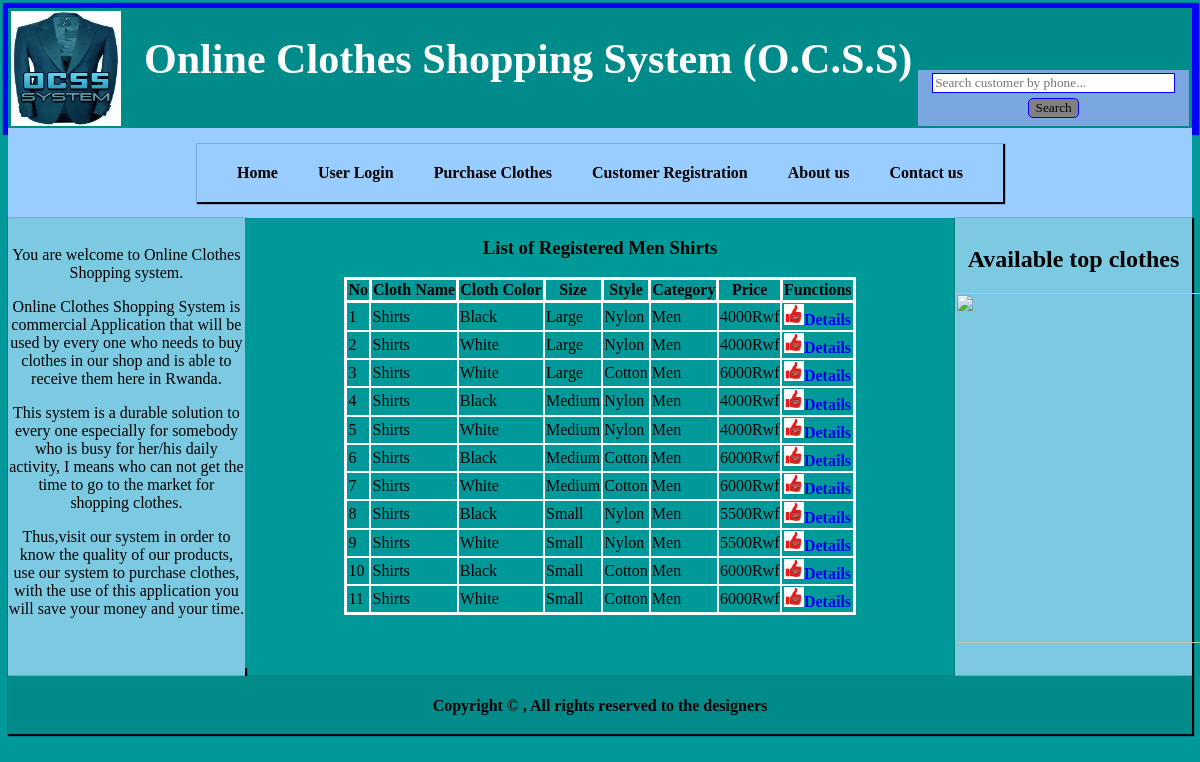
Screenshot of /men_shirts.php with the database file from the repository.
### tables this page shows
CREATE TABLE IF NOT EXISTS `cloth_in` (
  `id` int(11) NOT NULL AUTO_INCREMENT,
  `stock_code` varchar(10) NOT NULL,
  `name` varchar(20) NOT NULL,
  `color` varchar(20) DEFAULT NULL,
  `size` varchar(20) NOT NULL,
  `style` varchar(20) NOT NULL,
  `category` varchar(20) NOT NULL,
  `picture` varchar(20) NOT NULL,
  `quantity` int(11) NOT NULL,
  `price` int(11) NOT NULL,
  `total` int(11) NOT NULL,
  `post_price` int(11) NOT NULL,
  PRIMARY KEY (`id`),
  UNIQUE KEY `stock_code` (`stock_code`)
);

CREATE TABLE IF NOT EXISTS `type` (
  `id` int(11) NOT NULL AUTO_INCREMENT,
  `type_name` varchar(30) DEFAULT NULL,
  PRIMARY KEY (`id`)
);

CREATE TABLE IF NOT EXISTS `size` (
  `id` int(11) NOT NULL AUTO_INCREMENT,
  `size_name` varchar(20) NOT NULL,
  PRIMARY KEY (`id`)
);

### clothes_class.php (called while the page is built, shortened)
<?php
class Clothes {
    private $id;
    private $name;
    private $color;
    private $size;
    private $style;
    private $category;
    private $post_price;
    public function setId($id) {
        $this->id = $id;
    }
    public function getId() {
        return $this->id;
    }
    public function setName($name) {
        $this->name = $name;
    }
    public function getName() {
        return $this->name;
    }
    public function setColor($color) {
        $this->color = $color;
    }
    public function getColor() {
        return $this->color;
    }
    public function setSize($size) {
        $this->size = $size;
    }
    public function getSize() {
        return $this->size;
    }
    public function setStyle($style) {
        $this->style = $style;
    }
    public function getStyle() {
        return $this->style;
    }
    public function setCategory($category) {
        $this->category = $category;
    }
    public function getCategory() {
        return $this->category;
    }
    public function setPost_price($post_price) {
        $this->post_price = $post_price;
    }
    public function getPost_price() {
        return $this->post_price;
    }
    public function menShirtsView() {
        $query = sprintf("SELECT co.id, s.stock_code,t.type_name,co.color,z.size_name,co.style,co.category, co.picture, co.quantity,co.post_price,co.total FROM cloth_in co, size z, type t, stock s WHERE co.category='Men' and name='Shirts' and co.size=z.size_name and co.name=t.type_name and co.stock_code=s.stock_code");
        $result = mysql_query($query);
        $index = 0;
        while ($row = mysql_fetch_array($result)) {
            $clothe[$index] = new Clothes();
            $clothe[$index] -> setId($row['id']);
            $clothe[$index] ->setStock_code($row['stock_code']);
            $clothe[$index] ->setName($row['type_name']);
            $clothe[$index] ->setColor($row['color']);
            $clothe[$index] ->setSize($row['size_name']);
            $clothe[$index] ->setStyle($row['style']);
            $clothe[$index] ->setCategory($row['category']);
            $clothe[$index] ->setPicture($row['picture']);
            $clothe[$index] -> setQuantity($row['quantity']);
            $clothe[$index] -> setPost_price($row['post_price']);
            $clothe[$index] -> setTotal($row['total']);
            $index ++;
        }
        return $clothe;
    }
}
?>

### men_shirts.php (the view, shortened to what this page needs)
<html>
<head>
<link rel="stylesheet" type="text/css" href="style.css">
</head>
<body>
    <?php
    include "header.php";
    include "menus.php";
    include "left.php";
    ?>
<div id="body">
            <h3 style = 'float: center; font-family: georgia'>List of Registered Men Shirts</h3>
            <?php
          include 'clothes_class.php';
          $clothe = new Clothes();
          $clothe = $clothe ->menShirtsView();
            ?>
            <table border ="1" align ="center" style="border-collapse: collapse;border: 3px solid white">
                <tr>
                    <th style="border: 3px solid white">No</th>
                    <th style="border: 3px solid white">Cloth Name</th>
                    <th style="border: 3px solid white">Cloth Color</th>
                    <th style="border: 3px solid white">Size</th>
                    <th style="border: 3px solid white">Style</th>
                    <th style="border: 3px solid white">Category</th>
                    <th style="border: 3px solid white">Price</th>
                    <th style="border: 3px solid white">Functions</th>
                </tr>
                <?php
                $count=1;
                foreach ($clothe as $clothe) {
                ?>
                <tr>
                    <td style="border: 2px solid white"><?php echo $count; ?></td>
                    <td style="border: 2px solid white"><?php echo $clothe ->getName(); ?></td>
                    <td style="border: 2px solid white"><?php echo $clothe ->getColor(); ?></td>
                    <td style="border: 2px solid white"><?php echo $clothe ->getSize(); ?></td>
                    <td style="border: 2px solid white"><?php echo $clothe ->getStyle(); ?></td>
                    <td style="border: 2px solid white"><?php echo $clothe ->getCategory(); ?></td>
                    <td style="border: 2px solid white"><?php echo $clothe ->getPost_price(); ?>Rwf</td>
                    <td style="border: 2px solid white;text-align: center">
                       <a href ="cloth_view.php?id=<?php echo $clothe ->getId(); ?>"><img src="gunners.jpg" width="20">Details</a>
                    </td>
                </tr>
                <?php
                $count ++;
                }
                ?>
            </table>
</div>
<?php
include "right.php";
include "footer.php";
?>
</body>
</html>

### style.css (style rules this page uses)
body { background-color: #009999; }
#body { background-color: #009999; width: 60%; height: 450px; text-align: center; float: left; overflow: auto; }
th,td { font-family: georgia; }
a { font-family: georgia; text-decoration: none; font-weight: bold; }

### rows the page displays
cloth_in: type.type_name "Shirts", color "Black", size.size_name "Large", style "Nylon", category "Men", post_price "4000"
cloth_in: type.type_name "Shirts", color "White", size.size_name "Large", style "Nylon", category "Men", post_price "4000"
cloth_in: type.type_name "Shirts", color "White", size.size_name "Large", style "Cotton", category "Men", post_price "6000"
cloth_in: type.type_name "Shirts", color "Black", size.size_name "Medium", style "Nylon", category "Men", post_price "4000"
cloth_in: type.type_name "Shirts", color "White", size.size_name "Medium", style "Nylon", category "Men", post_price "4000"
cloth_in: type.type_name "Shirts", color "Black", size.size_name "Medium", style "Cotton", category "Men", post_price "6000"
cloth_in: type.type_name "Shirts", color "White", size.size_name "Medium", style "Cotton", category "Men", post_price "6000"
cloth_in: type.type_name "Shirts", color "Black", size.size_name "Small", style "Nylon", category "Men", post_price "5500"
cloth_in: type.type_name "Shirts", color "White", size.size_name "Small", style "Nylon", category "Men", post_price "5500"
cloth_in: type.type_name "Shirts", color "Black", size.size_name "Small", style "Cotton", category "Men", post_price "6000"
cloth_in: type.type_name "Shirts", color "White", size.size_name "Small", style "Cotton", category "Men", post_price "6000"
